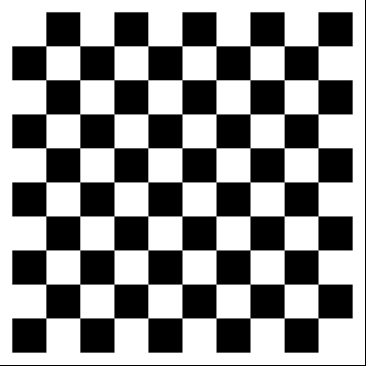
#> input picture 实验3/作业1/代码/1.png, 366 x 366 px
$ python main.py
#> lines starting #> are read from the running program, lines starting #| are printed output that depends on the picture; after the words box and inside, x2 and y2 are one past the last pixel; in counts of white or black regions, pixels touching at a corner belong together
import cv2
import matplotlib.pyplot as plt
import numpy as np

image = cv2.imread('1.png')
#> image is the input picture: shape (366, 366, 3); min 0, max 255, mean 143.4
plt.imshow(image)
plt.show()
cv2.imshow('original', image)
gray = cv2.cvtColor(image, cv2.COLOR_BGR2GRAY)
radius = 3
threshold = 35

corners = []
for i in range(radius, gray.shape[0] - radius):
    for j in range(radius, gray.shape[1] - radius):
        pixel = gray[i, j]
        # if i >= 320 and j == 114:
        #     print("here")
        neighbor_region = gray[i - radius : i + radius + 1, j - radius : j + radius + 1].astype(int)
        diff = np.abs(neighbor_region - pixel).astype(int)
        zero_rank = diff < 120
        one_rank = diff >= 120
        diff[zero_rank] = 0
        diff[one_rank] = 255
        scaled = np.exp(-diff/255)
        susan_score = np.sum(scaled) # Similarity with nuclear
        if susan_score <= threshold:
            corners.append((i, j))
#> after the loop, corners = 1723 pairs, first value 12 to 352, second value 12 to 352

for corner in corners:
    y, x = corner
    cv2.circle(image, (x, y), 1, (0, 0, 255), -1)
#> this loop made 1723 passes
#> (y, x) on passes 1 to 3: (12, 47), (12, 48), (12, 78)
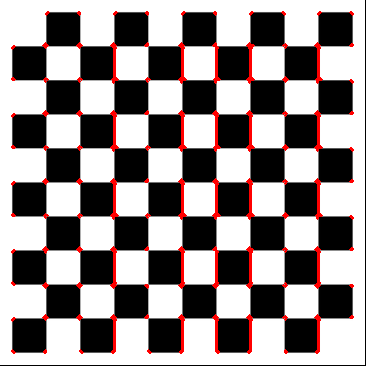
#> image: shape (366, 366, 3); 3.6% of pixels changed, all inside (x1, y1, x2, y2) = (11, 11, 354, 354)

# Word另存后图像最右侧与最下侧有莫名黑边，赋值255以删除黑边
image[-1,:,:] = 255
image[:,-1,:] = 255
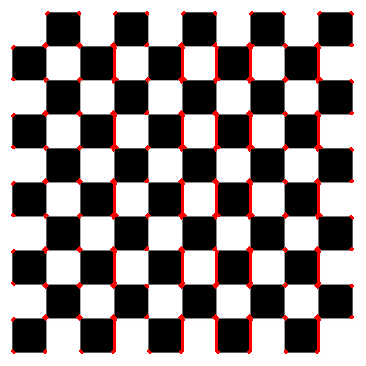
#> image: shape (366, 366, 3); mean B, G, R 140.2, 140.2, 149.3
cv2.imwrite('Corners Detected.png', image)
cv2.imshow('Corners Detected', image)
cv2.waitKey(0)
cv2.destroyAllWindows()
